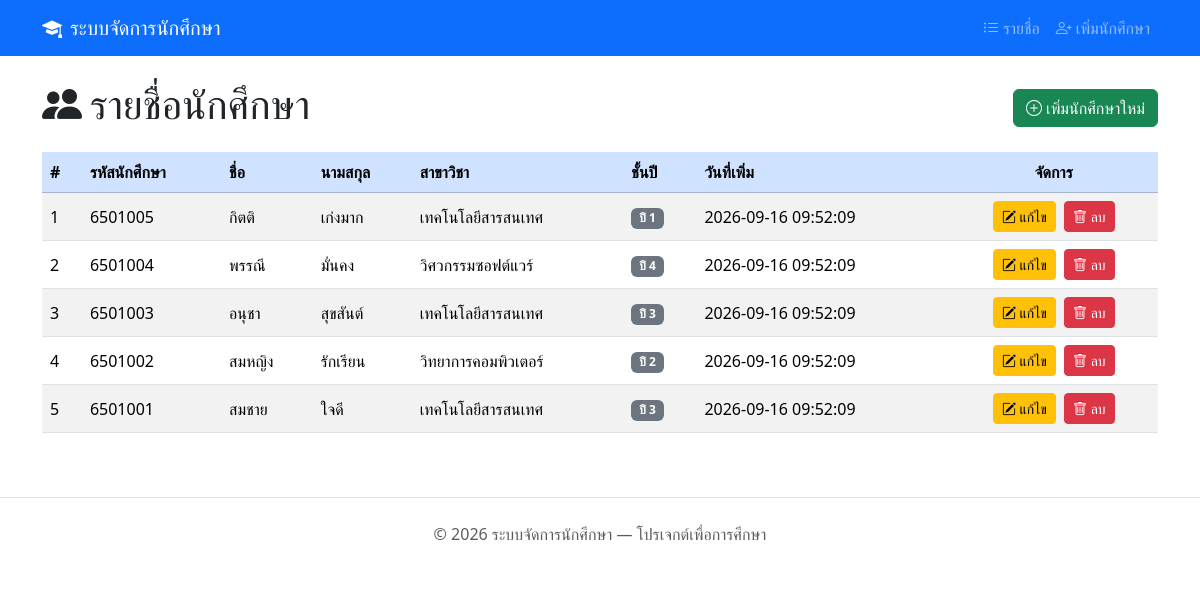
The page / on the database its author committed.
### tables this page shows
CREATE TABLE students (
    id          INT             AUTO_INCREMENT PRIMARY KEY   COMMENT 'รหัสอัตโนมัติ',
    student_id  VARCHAR(10)     NOT NULL UNIQUE              COMMENT 'รหัสนักศึกษา',
    first_name  VARCHAR(100)    NOT NULL                     COMMENT 'ชื่อ',
    last_name   VARCHAR(100)    NOT NULL                     COMMENT 'นามสกุล',
    major       VARCHAR(100)    NOT NULL                     COMMENT 'สาขาวิชา',
    year        INT             NOT NULL                     COMMENT 'ชั้นปี (1-4)',
    created_at  TIMESTAMP       DEFAULT CURRENT_TIMESTAMP    COMMENT 'วันที่สร้างรายการ'
);

### index.php (the view, shortened to what this page needs)
<?php
require_once __DIR__ . '/config/db.php';
$stmt = $pdo->query("SELECT * FROM students ORDER BY id DESC");
$students = $stmt->fetchAll();
require_once __DIR__ . '/includes/header.php';
?>
<div class="d-flex justify-content-between align-items-center mb-3">
    <h1><i class="bi bi-people-fill me-2"></i>รายชื่อนักศึกษา</h1>
    <a href="create.php" class="btn btn-success">
        <i class="bi bi-plus-circle me-1"></i>เพิ่มนักศึกษาใหม่
    </a>
</div>
<?php if (count($students) > 0): ?>
    <div class="table-responsive">
        <table class="table table-striped table-hover align-middle">
            <thead class="table-primary">
                <tr>
                    <th>#</th>
                    <th>รหัสนักศึกษา</th>
                    <th>ชื่อ</th>
                    <th>นามสกุล</th>
                    <th>สาขาวิชา</th>
                    <th>ชั้นปี</th>
                    <th>วันที่เพิ่ม</th>
                    <th class="text-center">จัดการ</th>
                </tr>
            </thead>
            <tbody>
                <?php foreach ($students as $index => $row): ?>
                <tr>
                    <td><?= $index + 1; ?></td>
                    <td><?= htmlspecialchars($row['student_id']); ?></td>
                    <td><?= htmlspecialchars($row['first_name']); ?></td>
                    <td><?= htmlspecialchars($row['last_name']); ?></td>
                    <td><?= htmlspecialchars($row['major']); ?></td>
                    <td><span class="badge bg-secondary">ปี <?= (int)$row['year']; ?></span></td>
                    <td><?= htmlspecialchars($row['created_at']); ?></td>
                    <td class="text-center">
                        <a href="edit.php?id=<?= (int)$row['id']; ?>"
                           class="btn btn-warning btn-sm me-1"
                           title="แก้ไข">
                            <i class="bi bi-pencil-square"></i> แก้ไข
                        </a>
                        <a href="delete.php?id=<?= (int)$row['id']; ?>"
                           class="btn btn-danger btn-sm"
                           title="ลบ"
                           onclick="return confirm('คุณแน่ใจหรือไม่ว่าต้องการลบนักศึกษาคนนี้?');">
                            <i class="bi bi-trash"></i> ลบ
                        </a>
                    </td>
                </tr>
                <?php endforeach; ?>
            </tbody>
        </table>
    </div>
<?php endif; ?>
<?php
require_once __DIR__ . '/includes/footer.php';
?>

### includes/header.php (shortened to what this page needs)
<!DOCTYPE html>
<html lang="th">
<head>
    <link href="https://cdn.jsdelivr.net/npm/bootstrap@5.3.3/dist/css/bootstrap.min.css"
          rel="stylesheet"
>
    <link rel="stylesheet"
          href="https://cdn.jsdelivr.net/npm/bootstrap-icons@1.11.3/font/bootstrap-icons.min.css">
</head>
<body>
    <nav class="navbar navbar-expand-lg navbar-dark bg-primary mb-4">
        <div class="container">
            <a class="navbar-brand" href="index.php">
                <i class="bi bi-mortarboard-fill me-2"></i>ระบบจัดการนักศึกษา
            </a>
            <div class="collapse navbar-collapse" id="navbarNav">
                <ul class="navbar-nav ms-auto">
                    <li class="nav-item">
                        <a class="nav-link" href="index.php">
                            <i class="bi bi-list-ul me-1"></i>รายชื่อ
                        </a>
                    </li>
                    <li class="nav-item">
                        <a class="nav-link" href="create.php">
                            <i class="bi bi-person-plus me-1"></i>เพิ่มนักศึกษา
                        </a>
                    </li>
                </ul>
            </div>
        </div>
    </nav>
    <div class="container">

### includes/footer.php (shortened to what this page needs)
    </div>
    <footer class="text-center text-muted py-4 mt-5 border-top">
        <p class="mb-0">
            &copy; <?= date('Y'); ?> ระบบจัดการนักศึกษา — โปรเจกต์เพื่อการศึกษา
        </p>
    </footer>
</body>
</html>

### rows shown on the page
students: student "6501005", first_name "กิตติ", last_name "เก่งมาก", major "เทคโนโลยีสารสนเทศ", year "1", created_at "2026-09-16 09:52:09"
students: student "6501004", first_name "พรรณี", last_name "มั่นคง", major "วิศวกรรมซอฟต์แวร์", year "4", created_at "2026-09-16 09:52:09"
students: student "6501003", first_name "อนุชา", last_name "สุขสันต์", major "เทคโนโลยีสารสนเทศ", year "3", created_at "2026-09-16 09:52:09"
students: student "6501002", first_name "สมหญิง", last_name "รักเรียน", major "วิทยาการคอมพิวเตอร์", year "2", created_at "2026-09-16 09:52:09"
students: student "6501001", first_name "สมชาย", last_name "ใจดี", major "เทคโนโลยีสารสนเทศ", year "3", created_at "2026-09-16 09:52:09"
